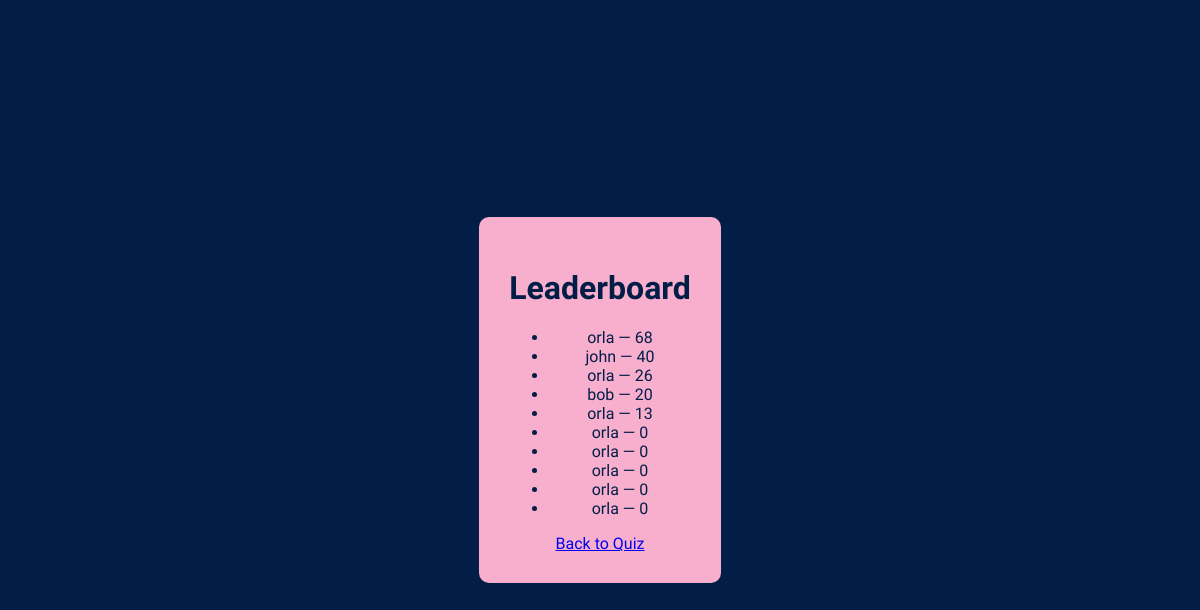
The app's page /leaderboard/, older data.
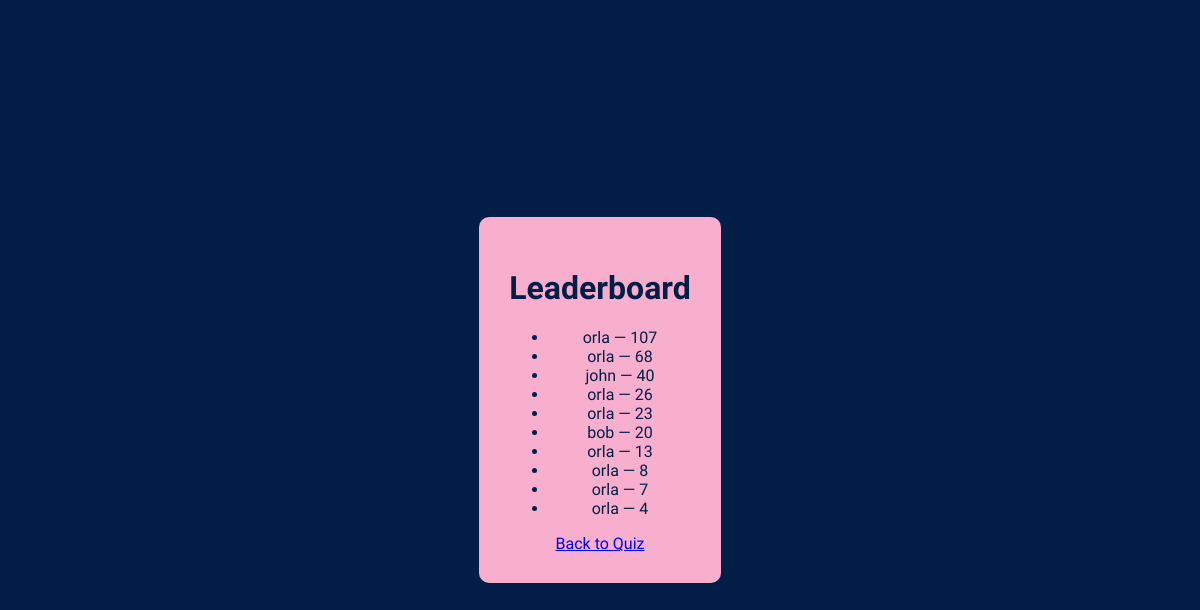
The same page, newer data.
### quiz/models.py (models this page shows, shortened)
class Score(models.Model):
    name = models.CharField(max_length=100)
    score = models.IntegerField()
    timestamp = models.DateTimeField(auto_now_add=True)

### quiz/views.py (the view)
# urls.py: path('leaderboard/', views.leaderboard, name='leaderboard'),
def leaderboard(request):
    scores = Score.objects.order_by('-score', 'timestamp')[:10]  # top 10 scores
    return render(request, 'quiz/leaderboard.html', {'scores': scores})

### quiz/templates/quiz/leaderboard.html (shortened to what this page needs)
{% load static %}
<!DOCTYPE html>
<html lang="en">
<head>
  <link rel="stylesheet" href="{% static 'quiz/css/styles.css' %}">
</head>
<body>
  <div class="container">
    <h1>Leaderboard</h1>
    <ul>
      {% for score in scores %}
        <li>{{ score.name }} — {{ score.score }}</li>
      {% empty %}
        <li>No scores yet!</li>
      {% endfor %}
    </ul>
    <a href="{% url 'quiz' %}">Back to Quiz</a>
  </div>
</body>
</html>

### quiz/static/quiz/css/styles.css (style rules this page uses)
:root { --main-color: rgb(2, 30, 71); --accent-color: rgb(248, 174, 205); }
html, body { height: 100%; margin: 0; }
body { background-color: var(--main-color); font-family: Quicksand; display:flex; justify-content:center; align-items:center; position: relative; }
.container { background-color:var(--accent-color); text-align:center; padding:30px; border-radius:10px; color: var(--main-color); }

Row changes from the older to the newer data that the page shows:
no longer on this page (row unchanged): Score: name "orla", score "0"
no longer on this page (row unchanged): Score: name "orla", score "0"
no longer on this page (row unchanged): Score: name "orla", score "0"
no longer on this page (row unchanged): Score: name "orla", score "0"
no longer on this page (row unchanged): Score: name "orla", score "0"
added Score: name "orla", score "107"
added Score: name "orla", score "23"
added Score: name "orla", score "8"
added Score: name "orla", score "7"
added Score: name "orla", score "4"
